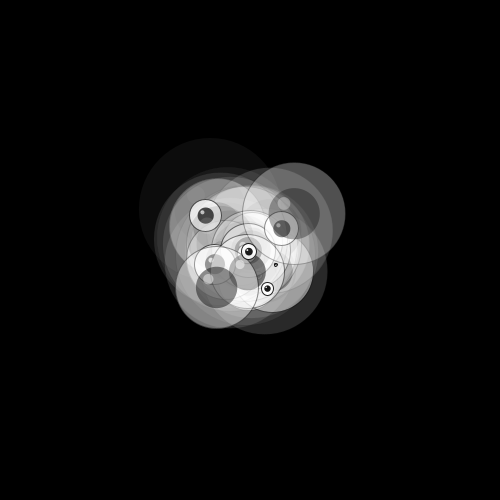
Frame 1 (no input)
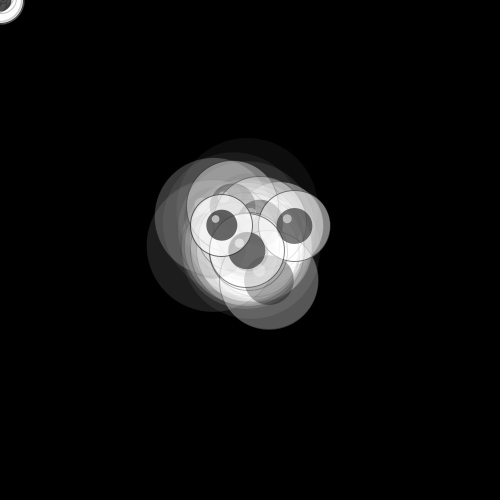
Frame 60 (the mouse pressed at the canvas centre just before this capture)
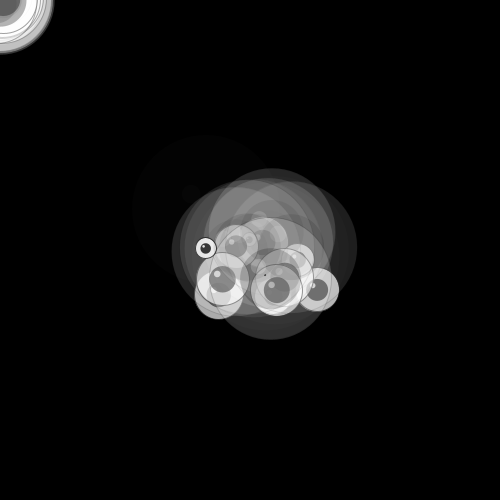
Frame 120 (the mouse held since frame 60 and released just before this capture)

The Processing sketch that drew these frames (run headless with seeded random() and noise(); from frame 60 on, the mouse is pressed at the canvas centre):

// Processing sketch: processing_172293
// ── processing_172293.pde

float zEnd, zTop;
int Eye = 50;
float[] z = new float[Eye];
float[][] pulsEye = new float[Eye][2];
float[] amplifEye= new float[Eye];
float[] posX= new float[Eye];
float[] posY= new float[Eye];
 
float deltaPulsDiv = PI/512;
float pulsDiv = 0;
float div = 0;



void setup() 
{
  size(500,500);
  background(0);
 
  zEnd = 0;
  zTop = -100;
   
   
  for (int i=0;i<Eye; i++) 
  {
    z[i] = random(zTop);
    posX[i] = width/2 + random(-div,div);
    posY[i] = height/2 + random(-div,div);
    amplifEye[i] = random(50);
    pulsEye[i][0] = random(6*PI);
    pulsEye[i][1] = random(6*PI);
  }
}
 
void draw() 
{
  background(0);
 
  int m = millis();
  
  pulsDiv += deltaPulsDiv;
  div = (width/2)*sq(sin(pulsDiv/2));
  
  for (int i=0; i<Eye; i++) {
    drawEye(posX[i], posY[i], z[i], pulsEye[i][0], pulsEye[i][1],amplifEye[i]);
    z[i] += 0.5;
    if (z[i] > zEnd) {
      z[i] = zTop;
      posX[i] = mouseX + random(-div,div);
      posY[i] = mouseY + random(-div,div);
      pulsEye[i][0] = random(6*PI)+m/2000;
      pulsEye[i][1] = random(6*PI)+m/2000;
      amplifEye[i] = random(mouseX/4);
    }
  }
}
 
void drawEye(float xPos, float yPos, float zPos, float pulsX, float pulsY, float amp)
{
  pushStyle();
  float eyeSize;
  eyeSize = 200*(zPos-zTop)/(zEnd-zTop);
 
  fill(255,255*(1-eyeSize/150));
  stroke(10,255*(1-eyeSize/150));
 
  float xEye, yEye;
  xEye = xPos + amp*cos(pulsX*eyeSize/100);
  yEye = yPos + amp*sin(pulsY*eyeSize/100);
  ellipse(xEye, yEye, eyeSize, eyeSize);
 
  pushStyle();
  fill(0, 255*(1-eyeSize/150));
  noStroke();
  ellipse(xEye, yEye, eyeSize/2, eyeSize/2);
  popStyle();
  
  pushStyle();
  noStroke();
  fill(255,255*(1-eyeSize/150));
  ellipse(xEye - eyeSize/10, yEye - eyeSize/10, eyeSize/8, eyeSize/8);
  popStyle();
  
  popStyle();
}
